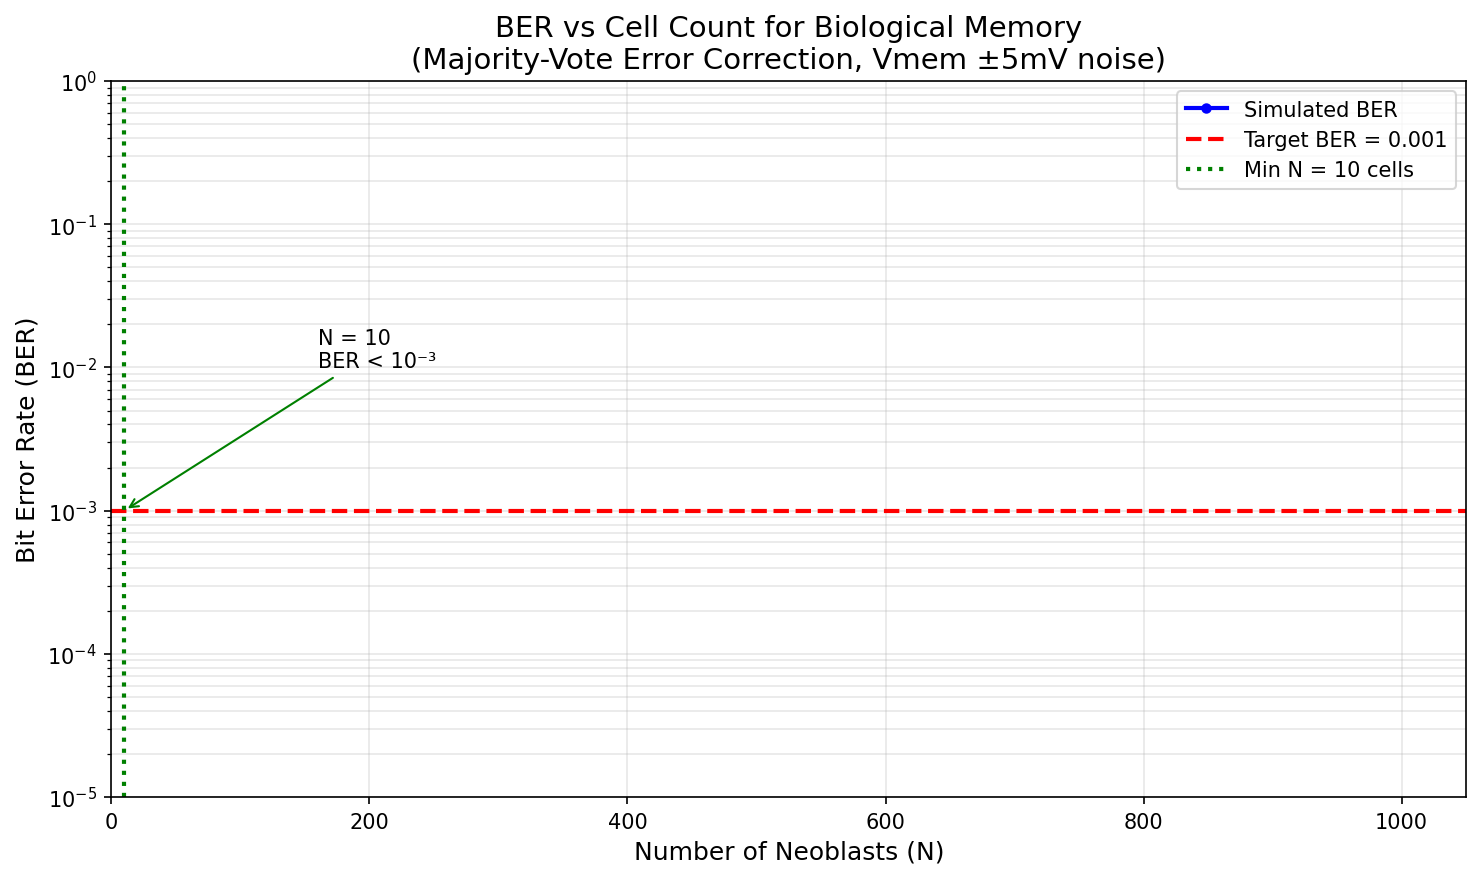

Python code for this plot:
#!/usr/bin/env python3
"""
BER vs Cell Count Simulation for 4-Bit Biological Memory
=========================================================

Simulates a population of neoblasts storing a single bit via majority-vote.
Each cell has Vmem = -40mV baseline with ±5mV Gaussian noise.

Bit encoding:
  - Bit "0": Vmem target = -50mV (hyperpolarized)
  - Bit "1": Vmem target = -30mV (depolarized)
  - Threshold: -40mV

Error occurs when noise causes majority of cells to cross threshold incorrectly.

Output: BER vs N curve showing minimum cells needed for BER < 10^-3
"""

import numpy as np
import matplotlib.pyplot as plt
from pathlib import Path

# Cross-platform output path
SCRIPT_DIR = Path(__file__).parent.resolve()

# =============================================================================
# SIMULATION PARAMETERS (from Nexus recommendation)
# =============================================================================
VMEM_THRESHOLD = -40.0    # mV - decision threshold
VMEM_NOISE_STD = 5.0      # mV - Gaussian noise standard deviation
VMEM_BIT_0 = -50.0        # mV - target for storing "0" (hyperpolarized)
VMEM_BIT_1 = -30.0        # mV - target for storing "1" (depolarized)

N_CELLS_RANGE = np.concatenate([
    np.arange(10, 100, 10),      # 10, 20, 30, ... 90
    np.arange(100, 1001, 50)     # 100, 150, 200, ... 1000
])

N_TRIALS = 10000  # Number of bit storage/retrieval trials per cell count
TARGET_BER = 1e-3  # Target BER < 10^-3


def simulate_bit_storage(n_cells: int, target_vmem: float, n_trials: int) -> np.ndarray:
    """
    Simulate storing a bit across n_cells with Gaussian noise.

    Returns array of measured Vmem values for each cell in each trial.
    Shape: (n_trials, n_cells)
    """
    # Each cell's Vmem = target + Gaussian noise
    vmem_values = target_vmem + np.random.normal(0, VMEM_NOISE_STD, (n_trials, n_cells))
    return vmem_values


def majority_vote_readout(vmem_values: np.ndarray, threshold: float) -> np.ndarray:
    """
    Read bit using majority vote across cells.

    Returns: Array of read bits (0 or 1) for each trial
    """
    # Count cells above threshold (reading as "1")
    cells_above_threshold = vmem_values > threshold
    votes_for_1 = np.sum(cells_above_threshold, axis=1)

    # Majority vote: if more than half vote "1", read as "1"
    n_cells = vmem_values.shape[1]
    read_bits = (votes_for_1 > n_cells / 2).astype(int)

    return read_bits


def calculate_ber(n_cells: int, n_trials: int) -> float:
    """
    Calculate Bit Error Rate for given cell count.

    Tests both bit "0" and bit "1" storage.
    """
    errors = 0
    total_bits = 0

    # Test storing bit "0"
    vmem_0 = simulate_bit_storage(n_cells, VMEM_BIT_0, n_trials)
    read_0 = majority_vote_readout(vmem_0, VMEM_THRESHOLD)
    errors += np.sum(read_0 != 0)  # Error if we read "1" when we stored "0"
    total_bits += n_trials

    # Test storing bit "1"
    vmem_1 = simulate_bit_storage(n_cells, VMEM_BIT_1, n_trials)
    read_1 = majority_vote_readout(vmem_1, VMEM_THRESHOLD)
    errors += np.sum(read_1 != 1)  # Error if we read "0" when we stored "1"
    total_bits += n_trials

    ber = errors / total_bits
    return ber


def run_simulation():
    """Run full BER vs N sweep and plot results."""

    print("=" * 60)
    print("BER vs Cell Count Simulation")
    print("4-Bit Biological Memory - Neoblast Majority Vote")
    print("=" * 60)
    print(f"\nParameters:")
    print(f"  Vmem threshold:     {VMEM_THRESHOLD} mV")
    print(f"  Vmem noise (std):   ±{VMEM_NOISE_STD} mV")
    print(f"  Bit '0' target:     {VMEM_BIT_0} mV")
    print(f"  Bit '1' target:     {VMEM_BIT_1} mV")
    print(f"  Trials per N:       {N_TRIALS:,}")
    print(f"  Target BER:         < {TARGET_BER}")
    print(f"\nSweeping N from {N_CELLS_RANGE[0]} to {N_CELLS_RANGE[-1]} cells...")
    print("-" * 60)

    ber_values = []
    min_n_for_target = None

    for n_cells in N_CELLS_RANGE:
        ber = calculate_ber(n_cells, N_TRIALS)
        ber_values.append(ber)

        # Check if we've reached target BER
        if min_n_for_target is None and ber < TARGET_BER:
            min_n_for_target = n_cells

        # Progress output
        status = "✓ TARGET MET" if ber < TARGET_BER else ""
        print(f"  N = {n_cells:4d} cells  |  BER = {ber:.2e}  {status}")

    print("-" * 60)

    # Results summary
    print("\n" + "=" * 60)
    print("RESULTS SUMMARY")
    print("=" * 60)

    if min_n_for_target:
        print(f"\n  MINIMUM CELLS FOR BER < {TARGET_BER}: {min_n_for_target} cells")
        print(f"\n  For 4-bit memory: {min_n_for_target * 4} cells total")
        print(f"  (4 independent cell populations, one per bit)")
    else:
        print(f"\n  WARNING: BER target not achieved within tested range!")
        print(f"  Consider: larger cell populations or better error correction")

    # Theoretical comparison
    print(f"\n  Signal-to-Noise Ratio:")
    signal = abs(VMEM_BIT_1 - VMEM_BIT_0) / 2  # Half the gap from threshold
    snr = signal / VMEM_NOISE_STD
    print(f"    Signal (half-gap): {signal} mV")
    print(f"    Noise (std):       {VMEM_NOISE_STD} mV")
    print(f"    SNR:               {snr:.1f}")

    # Plot
    plt.figure(figsize=(10, 6))

    plt.semilogy(N_CELLS_RANGE, ber_values, 'b-o', linewidth=2, markersize=4, label='Simulated BER')
    plt.axhline(y=TARGET_BER, color='r', linestyle='--', linewidth=2, label=f'Target BER = {TARGET_BER}')

    if min_n_for_target:
        plt.axvline(x=min_n_for_target, color='g', linestyle=':', linewidth=2,
                    label=f'Min N = {min_n_for_target} cells')

    plt.xlabel('Number of Neoblasts (N)', fontsize=12)
    plt.ylabel('Bit Error Rate (BER)', fontsize=12)
    plt.title('BER vs Cell Count for Biological Memory\n(Majority-Vote Error Correction, Vmem ±5mV noise)', fontsize=14)
    plt.legend(loc='upper right', fontsize=10)
    plt.grid(True, alpha=0.3, which='both')
    plt.xlim(0, N_CELLS_RANGE[-1] + 50)
    plt.ylim(1e-5, 1)

    # Add annotation
    if min_n_for_target:
        plt.annotate(f'N = {min_n_for_target}\nBER < 10⁻³',
                     xy=(min_n_for_target, TARGET_BER),
                     xytext=(min_n_for_target + 150, TARGET_BER * 10),
                     fontsize=10,
                     arrowprops=dict(arrowstyle='->', color='green'))

    plt.tight_layout()

    # Save figure
    output_path = SCRIPT_DIR / 'ber_vs_cell_count.png'
    plt.savefig(output_path, dpi=150, bbox_inches='tight')
    print(f"\nPlot saved to: {output_path}")

    plt.show()

    return min_n_for_target, ber_values


if __name__ == "__main__":
    np.random.seed(42)  # For reproducibility
    min_n, ber_values = run_simulation()
